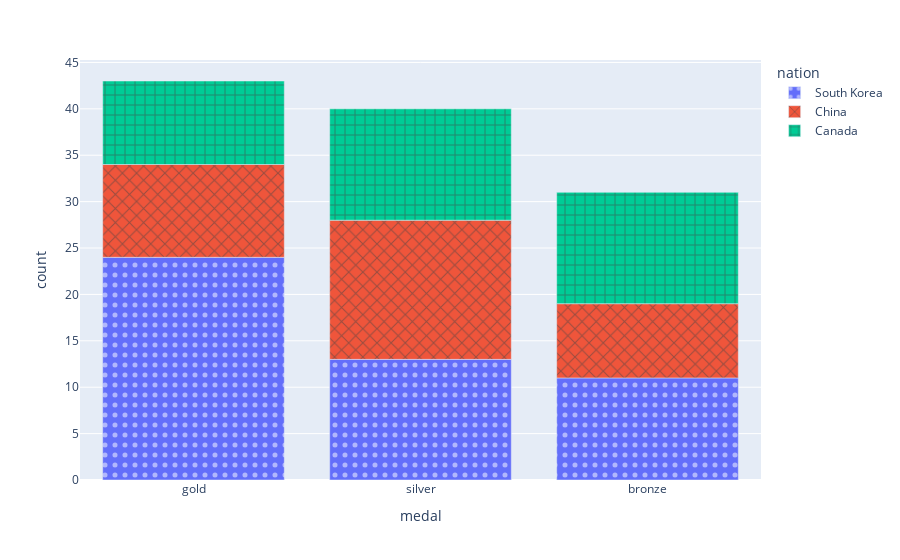

The notebook cell saved with this chart:
### Code cell
fig = px.bar(df, x="medal", y="count", color="nation",
            pattern_shape="nation", pattern_shape_sequence=[".", "x", "+"])
fig.show()

### Figure 1 — Plotly figure (JSON) as saved in the notebook; plotly's stock layout.template omitted (floating-point values rounded to 4 significant figures)
{"data": [{"alignmentgroup": "True", "hovertemplate": "nation=South Korea<br>medal=%{x}<br>count=%{y}<extra></extra>", "legendgroup": "South Korea", "marker": {"color": "#636efa", "pattern": {"shape": "."}}, "name": "South Korea", "offsetgroup": "South Korea", "orientation": "v", "showlegend": true, "textposition": "auto", "type": "bar", "x": ["gold", "silver", "bronze"], "xaxis": "x", "y": [24, 13, 11], "yaxis": "y"}, {"alignmentgroup": "True", "hovertemplate": "nation=China<br>medal=%{x}<br>count=%{y}<extra></extra>", "legendgroup": "China", "marker": {"color": "#EF553B", "pattern": {"shape": "x"}}, "name": "China", "offsetgroup": "China", "orientation": "v", "showlegend": true, "textposition": "auto", "type": "bar", "x": ["gold", "silver", "bronze"], "xaxis": "x", "y": [10, 15, 8], "yaxis": "y"}, {"alignmentgroup": "True", "hovertemplate": "nation=Canada<br>medal=%{x}<br>count=%{y}<extra></extra>", "legendgroup": "Canada", "marker": {"color": "#00cc96", "pattern": {"shape": "+"}}, "name": "Canada", "offsetgroup": "Canada", "orientation": "v", "showlegend": true, "textposition": "auto", "type": "bar", "x": ["gold", "silver", "bronze"], "xaxis": "x", "y": [9, 12, 12], "yaxis": "y"}], "layout": {"barmode": "relative", "legend": {"title": {"text": "nation"}, "tracegroupgap": 0}, "margin": {"t": 60}, "xaxis": {"anchor": "y", "domain": [0, 1], "title": {"text": "medal"}}, "yaxis": {"anchor": "x", "domain": [0, 1], "title": {"text": "count"}}}}
